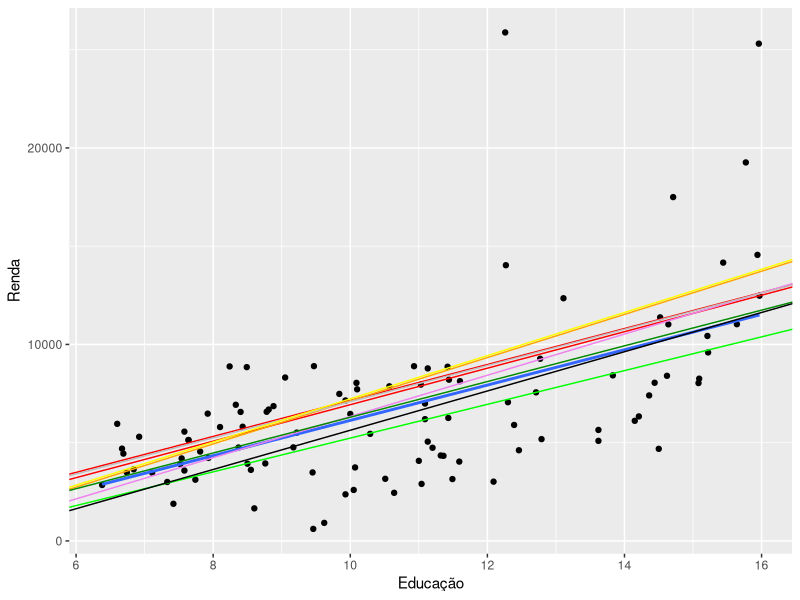

Here is the R script that generated this plot:
## ---- chunk 1
knitr::opts_chunk$set(echo = FALSE)
## ---- chunk 2
library(ggplot2)
library(car)
ggplot(Prestige) + geom_point(aes(x = education, y = income)) + 
  geom_smooth(aes(x = education, y = income), method = "lm", se = FALSE) + ylab("Renda") + xlab("Educação") +
  geom_abline(intercept = -2000, slope = 915, color = "red") + 
  geom_abline(intercept = -2853.6 + 500, slope = 898.8 + 30, color = "red") +
  geom_abline(intercept = -2853.6 - 500, slope = 898.8 -40, color = "green") +
  geom_abline(intercept = -2853.6 - 1000, slope = 898.8 + 200, color = "orange") +
  geom_abline(intercept = -2853.6 - 1300, slope = 898.8 +150, color = "violet") +
  geom_abline(intercept = -2853.6 + 732, slope = 898.8 + 22, color = "gray") +
  geom_abline(intercept = -2853.6 -900, slope = 898.8 + 200, color = "yellow") +
  geom_abline(intercept = -2853.6 + 60, slope = 898.8 + 10, color = "green4") + 
  geom_abline(intercept = -2853.6 - 1500, slope = 898.8 + 100, color = "black") 
